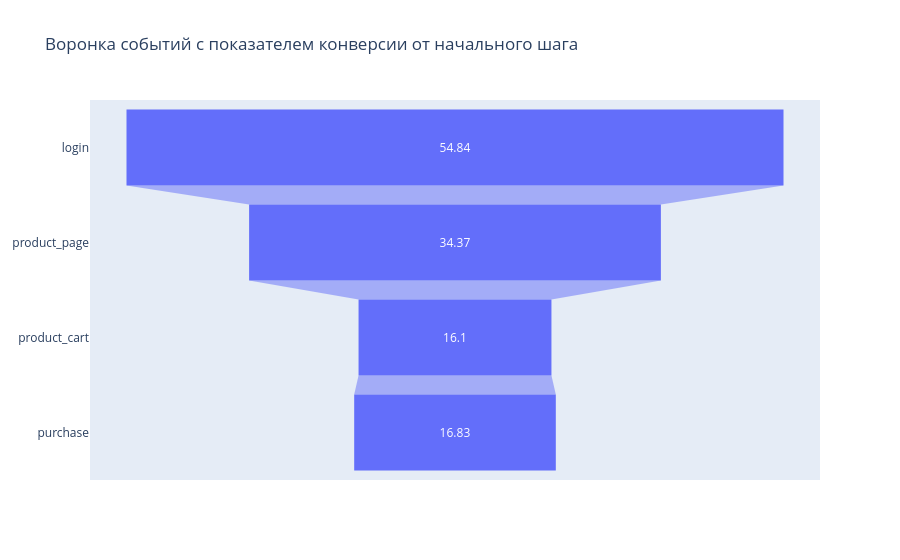

Source (notebook cell):
### Markdown cell above
![newplot.png](attachment:newplot.png)

### Code cell
# и построим такую же воронку для наглядности по конверсии с первого шага до оплаты
fig = go.Figure(go.Funnel(x = user_events['share_%'], 
                          y = user_events['event_name'],
                          hoverinfo = 'x'))
                          
fig.update_layout(title='Воронка событий с показателем конверсии от начального шага')
fig.show();

### Figure 1 — Plotly figure (JSON) as saved in the notebook; plotly's stock layout.template omitted (floating-point values rounded to 4 significant figures)
{"data": [{"hoverinfo": "x", "type": "funnel", "x": [54.84, 34.37, 16.1, 16.83], "y": ["login", "product_page", "product_cart", "purchase"]}], "layout": {"title": {"text": "Воронка событий с показателем конверсии от начального шага"}}}
